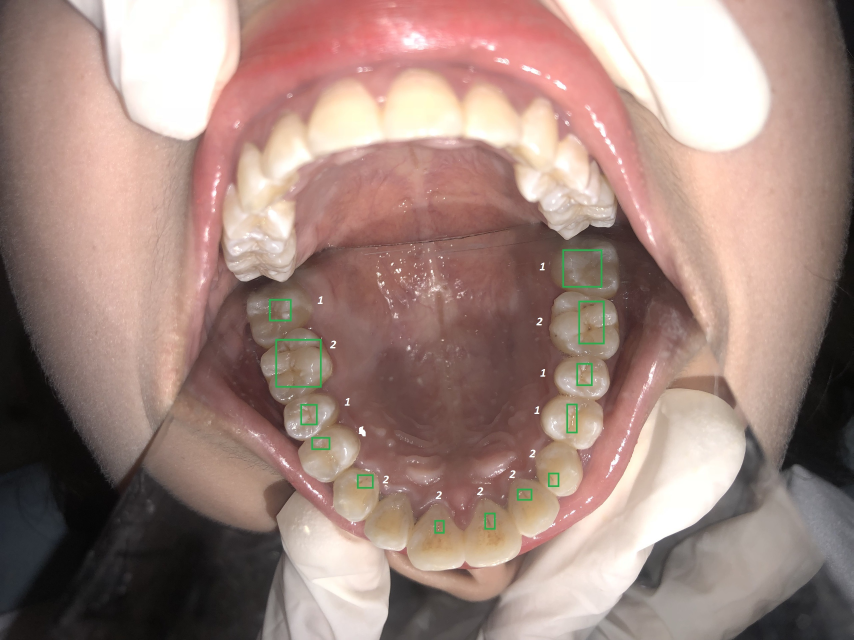
#> input picture test.jpg, 2560 x 1920 px (shown at 1/3 size)
$ python extract_boxes.py
#> lines starting #> are read from the running program, lines starting #| are printed output that depends on the picture
import sys
sys.path.append('/usr/local/lib/python3.7/site-packages')
import cv2
import numpy as np

def box_extraction(img_for_box_extraction_path, cropped_dir_path):
    img = cv2.imread(img_for_box_extraction_path, 0)
    (thresh, img_bin) = cv2.threshold(img, 128, 255, cv2.THRESH_BINARY | cv2.THRESH_OTSU)  # Thresholding the image
    img_bin = 255-img_bin  # Invert the image
    cv2.imwrite("Image_bin.jpg",img_bin)

    # Defining a kernel length
    kernel_length = np.array(img).shape[1]//40

    # A verticle kernel of (1 X kernel_length), which will detect all the verticle lines from the image.
    verticle_kernel = cv2.getStructuringElement(cv2.MORPH_RECT, (1, kernel_length))
    # A horizontal kernel of (kernel_length X 1), which will help to detect all the horizontal line from the image.
    hori_kernel = cv2.getStructuringElement(cv2.MORPH_RECT, (kernel_length, 1))
    # A kernel of (3 X 3) ones.
    kernel = cv2.getStructuringElement(cv2.MORPH_RECT, (3, 3))
    # Morphological operation to detect verticle lines from an image
    img_temp1 = cv2.erode(img_bin, verticle_kernel, iterations=3)
    verticle_lines_img = cv2.dilate(img_temp1, verticle_kernel, iterations=3)
    cv2.imwrite("verticle_lines.jpg",verticle_lines_img)
    # Morphological operation to detect horizontal lines from an image
    img_temp2 = cv2.erode(img_bin, hori_kernel, iterations=3)
    horizontal_lines_img = cv2.dilate(img_temp2, hori_kernel, iterations=3)
    cv2.imwrite("horizontal_lines.jpg",horizontal_lines_img)
    # Weighting parameters, this will decide the quantity of an image to be added to make a new image.
    alpha = 0.5
    beta = 1.0 - alpha
    # This function helps to add two image with specific weight parameter to get a third image as summation of two image.
    img_final_bin = cv2.addWeighted(verticle_lines_img, alpha, horizontal_lines_img, beta, 0.0)
    img_final_bin = cv2.erode(~img_final_bin, kernel, iterations=2)
    (thresh, img_final_bin) = cv2.threshold(img_final_bin, 128, 255, cv2.THRESH_BINARY | cv2.THRESH_OTSU)
    # For Debugging
    # Enable this line to see verticle and horizontal lines in the image which is used to find boxes
    cv2.imwrite("img_final_bin.jpg",img_final_bin)
    # Find contours for image, which will detect all the boxes
    contours, hierarchy = cv2.findContours(img_final_bin, cv2.RETR_TREE, cv2.CHAIN_APPROX_SIMPLE)
    # Sort all the contours by top to bottom.
    for c in contours:
        # Returns the location and width,height for every contour
        x, y, w, h = cv2.boundingRect(c)
        # [5 lines of commented-out code are left out]


def extract_box(image):
#> called with image = 'test.jpg'
    img = cv2.imread(image, 1)
#> img is the input picture: shape (1920, 2560, 3); mean B, G, R 126.5, 134.7, 161.3
    img = cv2.resize(img, (256,256))
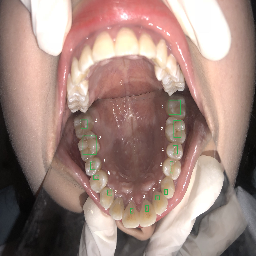
#> img: shape (256, 256, 3); mean B, G, R 126.5, 134.7, 161.4
    gray = cv2.cvtColor(img,cv2.COLOR_BGR2GRAY)
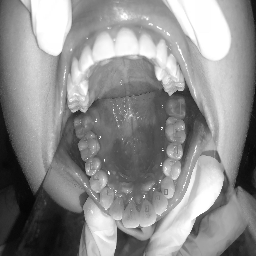
#> gray: shape (256, 256); min 5, max 255, mean 141.7

    cv2.imshow('test',img)
    cv2.waitKey(0)


# box_extraction("test2.jpg", "./Cropped/")
extract_box('test.jpg')
